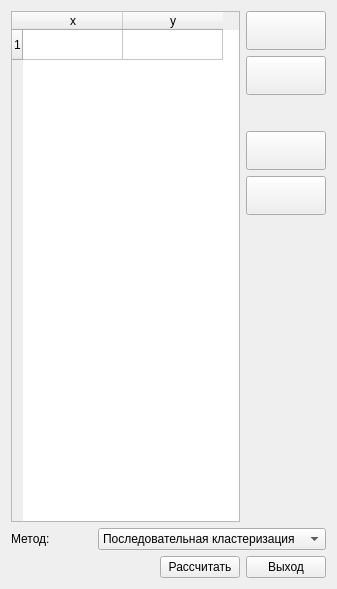
<?xml version="1.0" encoding="UTF-8"?>
<ui version="4.0">
 <class>Form</class>
 <widget class="QWidget" name="Form">
  <property name="geometry">
   <rect>
    <x>0</x>
    <y>0</y>
    <width>337</width>
    <height>589</height>
   </rect>
  </property>
  <property name="windowTitle">
   <string>Кластерный анализ</string>
  </property>
  <layout class="QVBoxLayout" name="verticalLayout_2">
   <item>
    <layout class="QHBoxLayout" name="horizontalLayout_3">
     <item>
      <widget class="QTableWidget" name="pointsTableWidget">
       <property name="toolTip">
        <string>&lt;html&gt;&lt;head/&gt;&lt;body&gt;&lt;p&gt;Точки&lt;/p&gt;&lt;/body&gt;&lt;/html&gt;</string>
       </property>
       <row>
        <property name="text">
         <string>1</string>
        </property>
       </row>
       <column>
        <property name="text">
         <string>x</string>
        </property>
       </column>
       <column>
        <property name="text">
         <string>y</string>
        </property>
       </column>
      </widget>
     </item>
     <item>
      <layout class="QVBoxLayout" name="verticalLayout">
       <item>
        <widget class="QPushButton" name="addPushButton">
         <property name="font">
          <font>
           <pointsize>20</pointsize>
           <weight>75</weight>
           <bold>true</bold>
          </font>
         </property>
         <property name="toolTip">
          <string>&lt;html&gt;&lt;head/&gt;&lt;body&gt;&lt;p&gt;Добавить точку&lt;/p&gt;&lt;/body&gt;&lt;/html&gt;</string>
         </property>
         <property name="text">
          <string/>
         </property>
         <property name="icon">
          <iconset>
           <normaloff>icons/1403292182_Add.png</normaloff>icons/1403292182_Add.png</iconset>
         </property>
        </widget>
       </item>
       <item>
        <widget class="QPushButton" name="delPushButton">
         <property name="font">
          <font>
           <pointsize>20</pointsize>
           <weight>75</weight>
           <bold>true</bold>
          </font>
         </property>
         <property name="toolTip">
          <string>&lt;html&gt;&lt;head/&gt;&lt;body&gt;&lt;p&gt;Удалить точку&lt;/p&gt;&lt;/body&gt;&lt;/html&gt;</string>
         </property>
         <property name="text">
          <string/>
         </property>
         <property name="icon">
          <iconset>
           <normaloff>icons/1403362103_Delete.png</normaloff>icons/1403362103_Delete.png</iconset>
         </property>
        </widget>
       </item>
       <item>
        <spacer name="verticalSpacer">
         <property name="orientation">
          <enum>Qt::Vertical</enum>
         </property>
         <property name="sizeType">
          <enum>QSizePolicy::Fixed</enum>
         </property>
         <property name="sizeHint" stdset="0">
          <size>
           <width>20</width>
           <height>30</height>
          </size>
         </property>
        </spacer>
       </item>
       <item>
        <widget class="QPushButton" name="savePushButton">
         <property name="font">
          <font>
           <pointsize>20</pointsize>
           <weight>75</weight>
           <bold>true</bold>
          </font>
         </property>
         <property name="toolTip">
          <string>&lt;html&gt;&lt;head/&gt;&lt;body&gt;&lt;p&gt;Сохранить точки в файл&lt;/p&gt;&lt;/body&gt;&lt;/html&gt;</string>
         </property>
         <property name="whatsThis">
          <string>Save</string>
         </property>
         <property name="text">
          <string/>
         </property>
         <property name="icon">
          <iconset>
           <normaloff>icons/1404769242_Download.png</normaloff>icons/1404769242_Download.png</iconset>
         </property>
        </widget>
       </item>
       <item>
        <widget class="QPushButton" name="loadPushButton">
         <property name="font">
          <font>
           <pointsize>20</pointsize>
           <weight>75</weight>
           <bold>true</bold>
          </font>
         </property>
         <property name="toolTip">
          <string>&lt;html&gt;&lt;head/&gt;&lt;body&gt;&lt;p&gt;Загрузить точки из файла&lt;/p&gt;&lt;/body&gt;&lt;/html&gt;</string>
         </property>
         <property name="whatsThis">
          <string>load</string>
         </property>
         <property name="text">
          <string/>
         </property>
         <property name="icon">
          <iconset>
           <normaloff>icons/1404769249_Upload.png</normaloff>icons/1404769249_Upload.png</iconset>
         </property>
        </widget>
       </item>
       <item>
        <spacer name="verticalSpacer_2">
         <property name="orientation">
          <enum>Qt::Vertical</enum>
         </property>
         <property name="sizeHint" stdset="0">
          <size>
           <width>20</width>
           <height>40</height>
          </size>
         </property>
        </spacer>
       </item>
      </layout>
     </item>
    </layout>
   </item>
   <item>
    <layout class="QHBoxLayout" name="horizontalLayout_2">
     <item>
      <widget class="QLabel" name="label">
       <property name="text">
        <string>Метод:</string>
       </property>
      </widget>
     </item>
     <item>
      <widget class="QComboBox" name="methodsComboBox">
       <property name="toolTip">
        <string>&lt;html&gt;&lt;head/&gt;&lt;body&gt;&lt;p&gt;Выберите метод кластеризации&lt;/p&gt;&lt;/body&gt;&lt;/html&gt;</string>
       </property>
       <item>
        <property name="text">
         <string>Последовательная кластеризация</string>
        </property>
       </item>
       <item>
        <property name="text">
         <string>Кинга</string>
        </property>
       </item>
       <item>
        <property name="text">
         <string>К-средних</string>
        </property>
       </item>
       <item>
        <property name="text">
         <string>&quot;Форель&quot;</string>
        </property>
       </item>
       <item>
        <property name="text">
         <string>&quot;Краб&quot;</string>
        </property>
       </item>
      </widget>
     </item>
    </layout>
   </item>
   <item>
    <layout class="QHBoxLayout" name="horizontalLayout">
     <item>
      <spacer name="horizontalSpacer">
       <property name="orientation">
        <enum>Qt::Horizontal</enum>
       </property>
       <property name="sizeHint" stdset="0">
        <size>
         <width>40</width>
         <height>20</height>
        </size>
       </property>
      </spacer>
     </item>
     <item>
      <widget class="QPushButton" name="countPushButton">
       <property name="toolTip">
        <string>&lt;html&gt;&lt;head/&gt;&lt;body&gt;&lt;p&gt;Выполнить кластеризацию и отобразить результаты&lt;/p&gt;&lt;/body&gt;&lt;/html&gt;</string>
       </property>
       <property name="text">
        <string>Рассчитать</string>
       </property>
      </widget>
     </item>
     <item>
      <widget class="QPushButton" name="exitPushButton">
       <property name="toolTip">
        <string>&lt;html&gt;&lt;head/&gt;&lt;body&gt;&lt;p&gt;Выйти из программы&lt;/p&gt;&lt;/body&gt;&lt;/html&gt;</string>
       </property>
       <property name="text">
        <string>Выход</string>
       </property>
      </widget>
     </item>
    </layout>
   </item>
  </layout>
 </widget>
 <resources/>
 <connections>
  <connection>
   <sender>exitPushButton</sender>
   <signal>clicked()</signal>
   <receiver>Form</receiver>
   <slot>close()</slot>
   <hints>
    <hint type="sourcelabel">
     <x>274</x>
     <y>440</y>
    </hint>
    <hint type="destinationlabel">
     <x>116</x>
     <y>421</y>
    </hint>
   </hints>
  </connection>
 </connections>
</ui>
